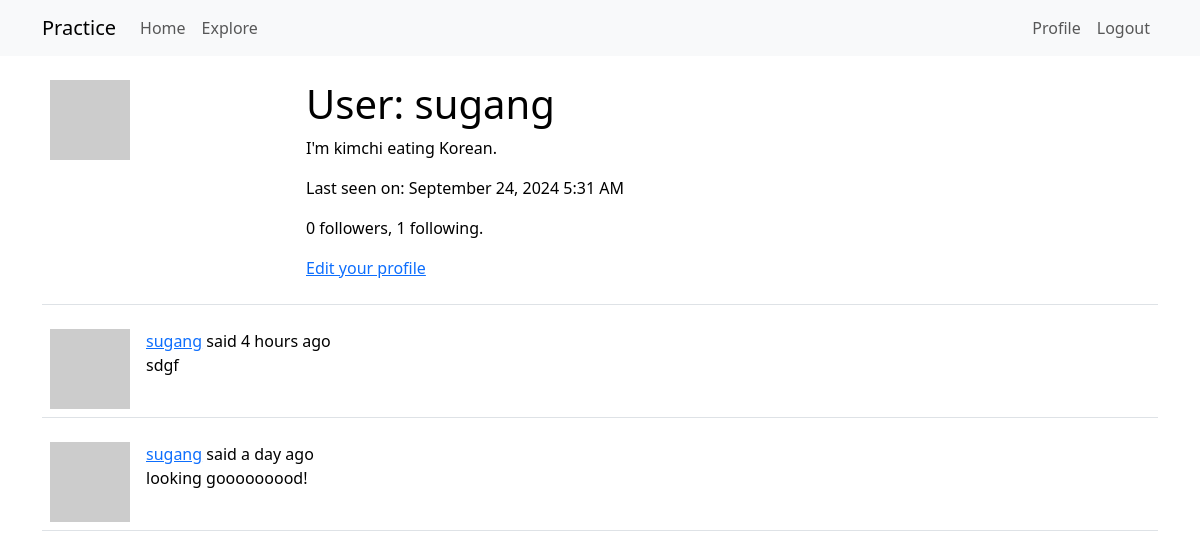
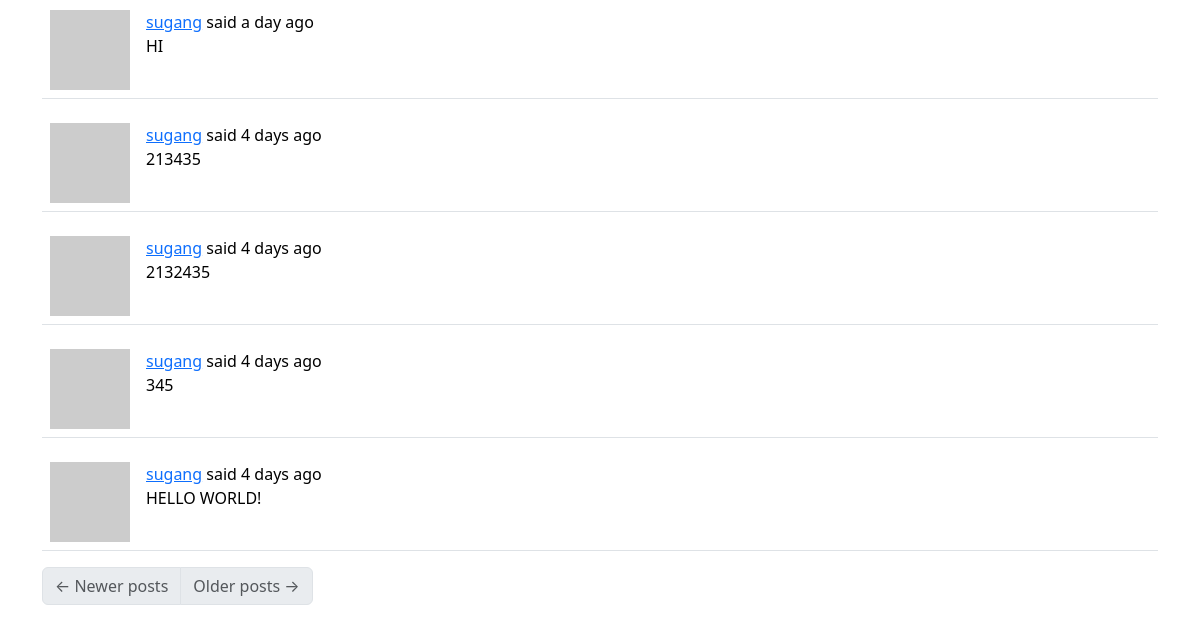
/user/sugang (signed in), run on an earlier commit of the app's database (2 pictures, top to bottom).
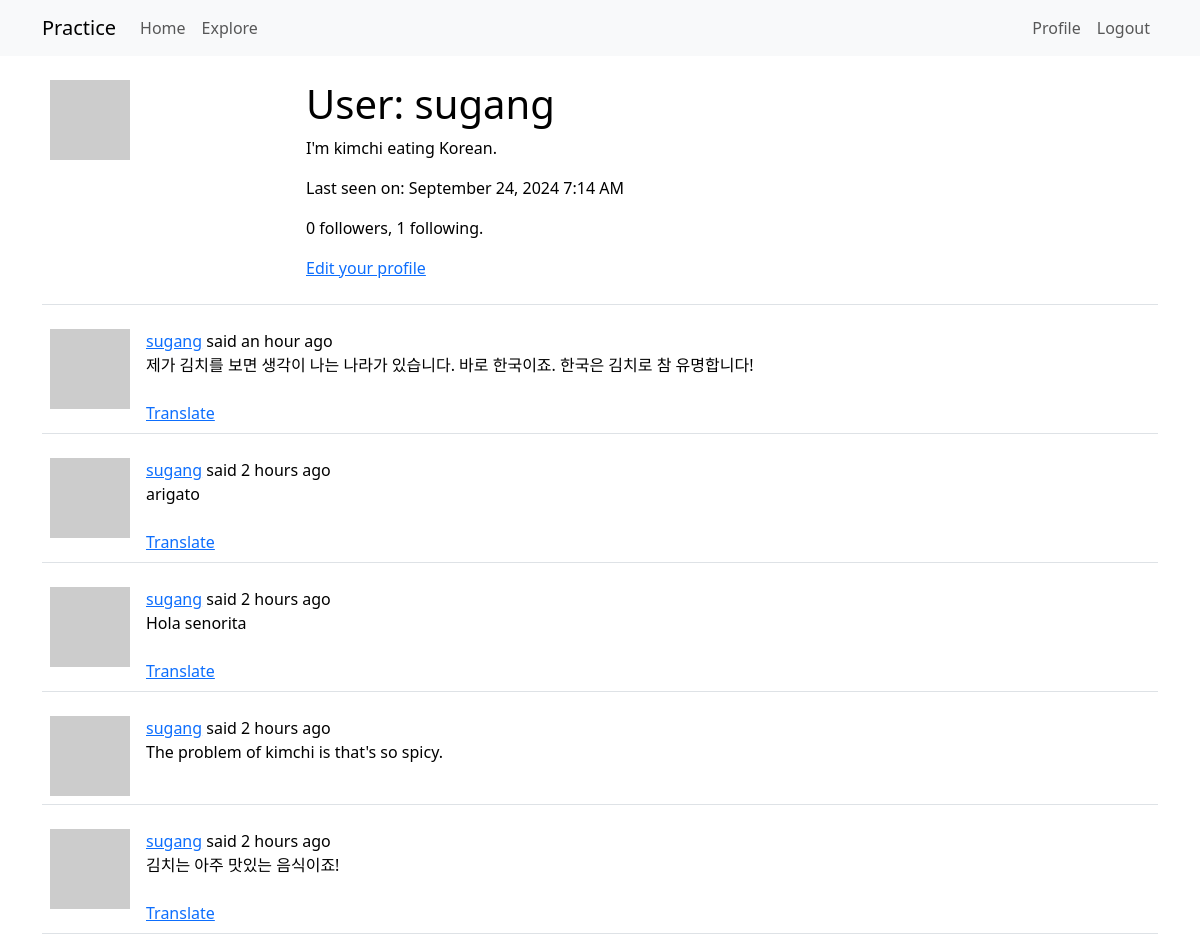
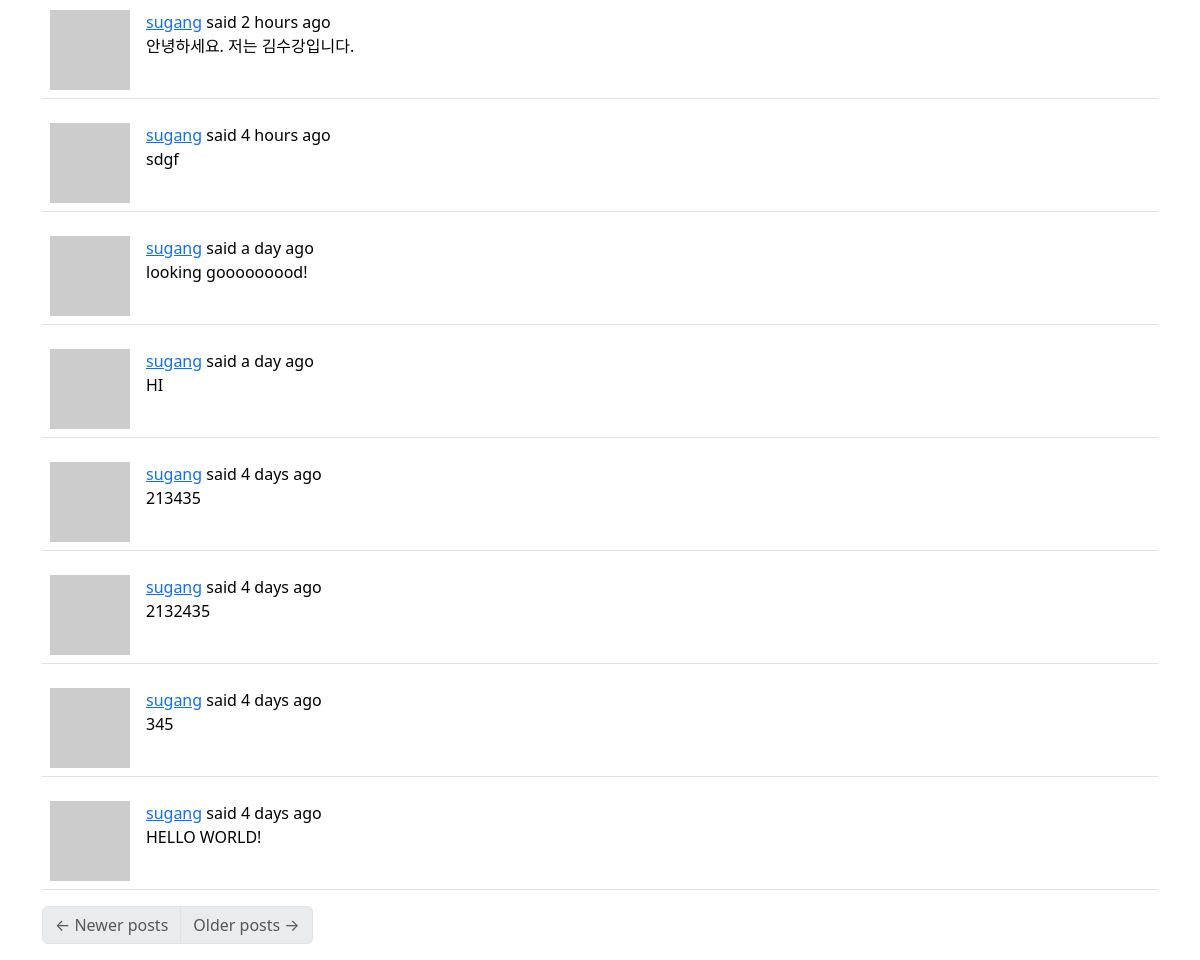
And on a later commit of the database (2 pictures, top to bottom).
### app/models.py (models this page shows, shortened)
class User(UserMixin, db.Model):
    id: so.Mapped[int] = so.mapped_column(primary_key=True)
    username: so.Mapped[str] = so.mapped_column(sa.String(64), index=True, unique=True)
    email: so.Mapped[str] = so.mapped_column(sa.String(120), index=True, unique=True)
    password_hash: so.Mapped[Optional[str]] = so.mapped_column(sa.String(256))
    about_me: so.Mapped[Optional[str]] = so.mapped_column(sa.String(140))
    last_seen: so.Mapped[Optional[datetime]] = so.mapped_column(
        default=lambda: datetime.now(timezone.utc)
    )
    def avatar(self, size):
        digest = md5(self.email.lower().encode("utf-8")).hexdigest()
        return f"https://www.gravatar.com/avatar/{digest}?d=identicon&s={size}"
    posts: so.WriteOnlyMapped["Post"] = so.relationship(back_populates="author")
    following: so.WriteOnlyMapped["User"] = so.relationship(
        secondary=followers,
        primaryjoin=(followers.c.follower_id == id),
        secondaryjoin=(followers.c.followed_id == id),
        back_populates="followers",
    )
    followers: so.WriteOnlyMapped["User"] = so.relationship(
        secondary=followers,
        primaryjoin=(followers.c.followed_id == id),
        secondaryjoin=(followers.c.follower_id == id),
        back_populates="following",
    )
    def followers_count(self):
        query = sa.select(sa.func.count()).select_from(
            self.followers.select().subquery()
        )
        return db.session.scalar(query)
    def following_count(self):
        query = sa.select(sa.func.count()).select_from(
            self.following.select().subquery()
        )
        return db.session.scalar(query)

class Post(db.Model):
    id: so.Mapped[int] = so.mapped_column(primary_key=True)
    body: so.Mapped[str] = so.mapped_column(sa.String(140))
    timestamp: so.Mapped[datetime] = so.mapped_column(
        index=True, default=lambda: datetime.now(timezone.utc)
    )
    user_id: so.Mapped[int] = so.mapped_column(sa.ForeignKey(User.id), index=True)
    language: so.Mapped[Optional[str]] = so.mapped_column(sa.String(5))
    author: so.Mapped[User] = so.relationship(back_populates="posts")

### app/routes.py (the view)
@app.route("/user/<username>")
@login_required
def user(username):
    user = db.first_or_404(sa.select(User).where(User.username == username))
    page = request.args.get("page", 1, type=int)
    query = user.posts.select().order_by(Post.timestamp.desc())
    posts = db.paginate(
        query, page=page, per_page=app.config["POSTS_PER_PAGE"], error_out=False
    )
    next_url = (
        url_for(
            "user",
            username=user.username,
            page=posts.next_num,
        )
        if posts.has_next
        else None
    )
    prev_url = (
        url_for(
            "user",
            username=user.username,
            page=posts.prev_num,
        )
        if posts.has_prev
        else None
    )
    form = EmptyForm()
    return render_template(
        "user.html",
        user=user,
        posts=posts,
        form=form,
        next_url=next_url,
        prev_url=prev_url,
    )

### app/__init__.py (called while the page is built)
def get_locale():
    return request.accept_languages.best_match(app.config["LANGUAGES"])

### app/models.py (called while the page is built)
@login.user_loader
def load_user(id):
    return db.session.get(User, int(id))

### app/routes.py (called while the page is built)
@app.before_request
def before_request():
    if current_user.is_authenticated:
        current_user.last_seen = datetime.now(timezone.utc)
        db.session.commit()
    g.locale = str(get_locale())

### app/templates/user.html (shortened to what this page needs)
{% extends "base.html" %}
{% block content %}
    <table class="table table-hover">
        <tr>
            <td width="256px">
                <img src="{{ user.avatar(256) }}">
            </td>
            <td>
                <h1>{{ _('User: %(username)s', username=user.username) }}</h1>
                {% if user.about_me %}<p>{{ user.about_me }}</p>{% endif %}
                {% if user.last_seen %}
                    <p>{{ _('Last seen on: %(last_seen)s', last_seen=moment(user.last_seen).format("LLL")) }}</p>
                {% endif %}
                <p>{{ user.followers_count() }} {{ _("followers") }}, {{ user.following_count() }} {{ _("following") }}.</p>
                {% if user == current_user %}
                    <p>
                        <a href="{{ url_for("edit_profile") }}">{{ _("Edit your profile") }}</a>
                    </p>
                {% endif %}
            </td>
        </tr>
    </table>
    {% for post in posts %}
        {% include '_post.html' %}
    {% endfor %}
    <nav aria-label="{{ _("Post navigation") }}">
        <ul class="pagination">
            <li class="page-item{% if not prev_url %} disabled{% endif %}">
                <a class="page-link" href="{{ prev_url }}">
                    <span aria-hidden="true">&larr;</span> {{ _("Newer posts") }}
                </a>
            </li>
            <li class="page-item{% if not next_url %} disabled{% endif %}">
                <a class="page-link" href="{{ next_url }}">
                    {{ _("Older posts") }} <span aria-hidden="true">&rarr;</span>
                </a>
            </li>
        </ul>
    </nav>
{% endblock %}

### app/templates/base.html (shortened to what this page needs)
<!DOCTYPE html>
<html lang="en">
    <head>
        <link href="https://cdn.jsdelivr.net/npm/bootstrap@5.3.2/dist/css/bootstrap.min.css"
              rel="stylesheet"
>
    </head>
    <body>
        <nav class="navbar navbar-expand-lg bg-body-tertiary">
            <div class="container">
                <a class="navbar-brand" href="{{ url_for("index") }}">Practice</a>
                <div class="collapse navbar-collapse" id="navbarSupportedContent">
                    <ul class="navbar-nav me-auto mb-2 mb-lg-0">
                        <li class="nav-item">
                            <a class="nav-link" aria-current="page" href="{{ url_for("index") }}">{{ _("Home") }}</a>
                        </li>
                        <li class="nav-item">
                            <a class="nav-link" aria-current="page" href="{{ url_for("explore") }}">{{ _("Explore") }}</a>
                        </li>
                    </ul>
                    <ul class="navbar-nav mb-2 mb-lg-0">
                        {% if current_user.is_anonymous %}
                            <li class="nav-item">
                                <a class="nav-link" aria-current="page" href="{{ url_for("login") }}">{{ _("Login") }}</a>
                            </li>
                        {% else %}
                            <li class="nav-item">
                                <a class="nav-link"
                                   aria-current="page"
                                   href="{{ url_for('user', username=current_user.username) }}">{{ _("Profile") }}</a>
                            </li>
                            <li class="nav-item">
                                <a class="nav-link" aria-current="page" href="{{ url_for("logout") }}">{{ _("Logout") }}</a>
                            </li>
                        {% endif %}
                    </ul>
                </div>
            </div>
        </nav>
        <div class="container mt-3">
            {% block content %}{% endblock %}
        </div>
    </body>
</html>

### app/templates/_post.html (shortened to what this page needs)
<table class="table table-hover">
    <tr>
        <td width="70px">
            <a href="{{ url_for('user', username=post.author.username) }}">
                <img src="{{ post.author.avatar(70) }}" />
            </a>
        </td>
        <td>
            {{ _('%(username)s said %(when)s',username=user_link, when=moment(post.timestamp).fromNow()) }}
            <br>
            <span id="post{{ post.id }}">{{ post.body }}</span>
            {% if post.language and post.language != g.locale %}
                <br>
                <br>
                <span id="translation{{ post.id }}"><a href="javascript:translate('post{{ post.id }}', 'translation{{ post.id }}', '{{ post.language }}', '{{ g.locale }}');">{{ _("Translate") }}</a></span>
            {% endif %}
        </td>
    </tr>
</table>

What changed in the data, as far as the page shows it:
changed User "User: sugang": last_seen "Last seen on: September 24, 2024 5:31 AM" → "Last seen on: September 24, 2024 7:14 AM"
added Post: body "제가 김치를 보면 생각이 나는 나라가 있습니다. 바로 한국이죠. 한국은 김치로 참 유명합니다!"
added Post: body "arigato"
added Post: body "Hola senorita"
added Post: body "The problem of kimchi is that's so spicy."
added Post: body "김치는 아주 맛있는 음식이죠!"
added Post: body "안녕하세요. 저는 김수강입니다."
